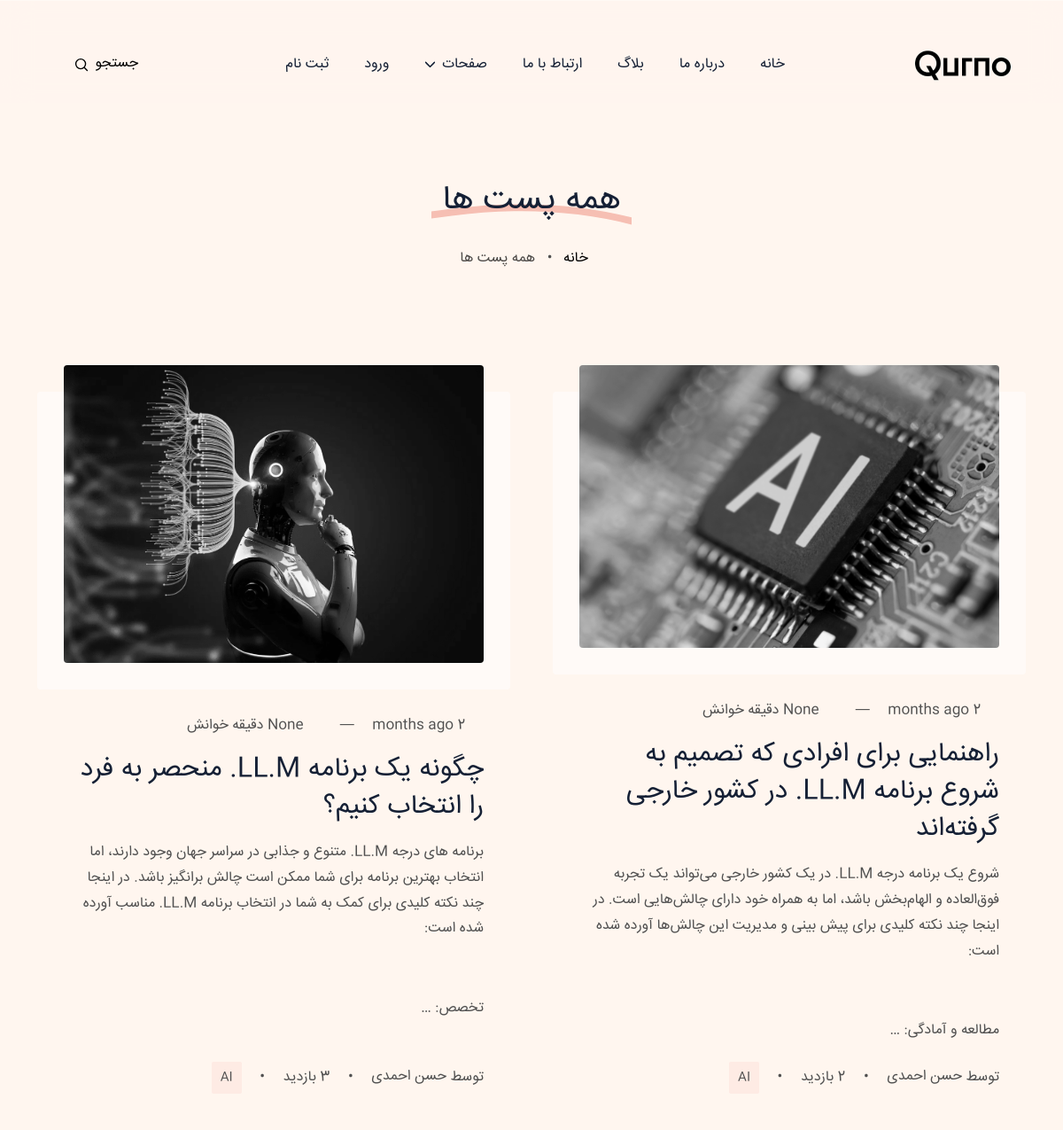
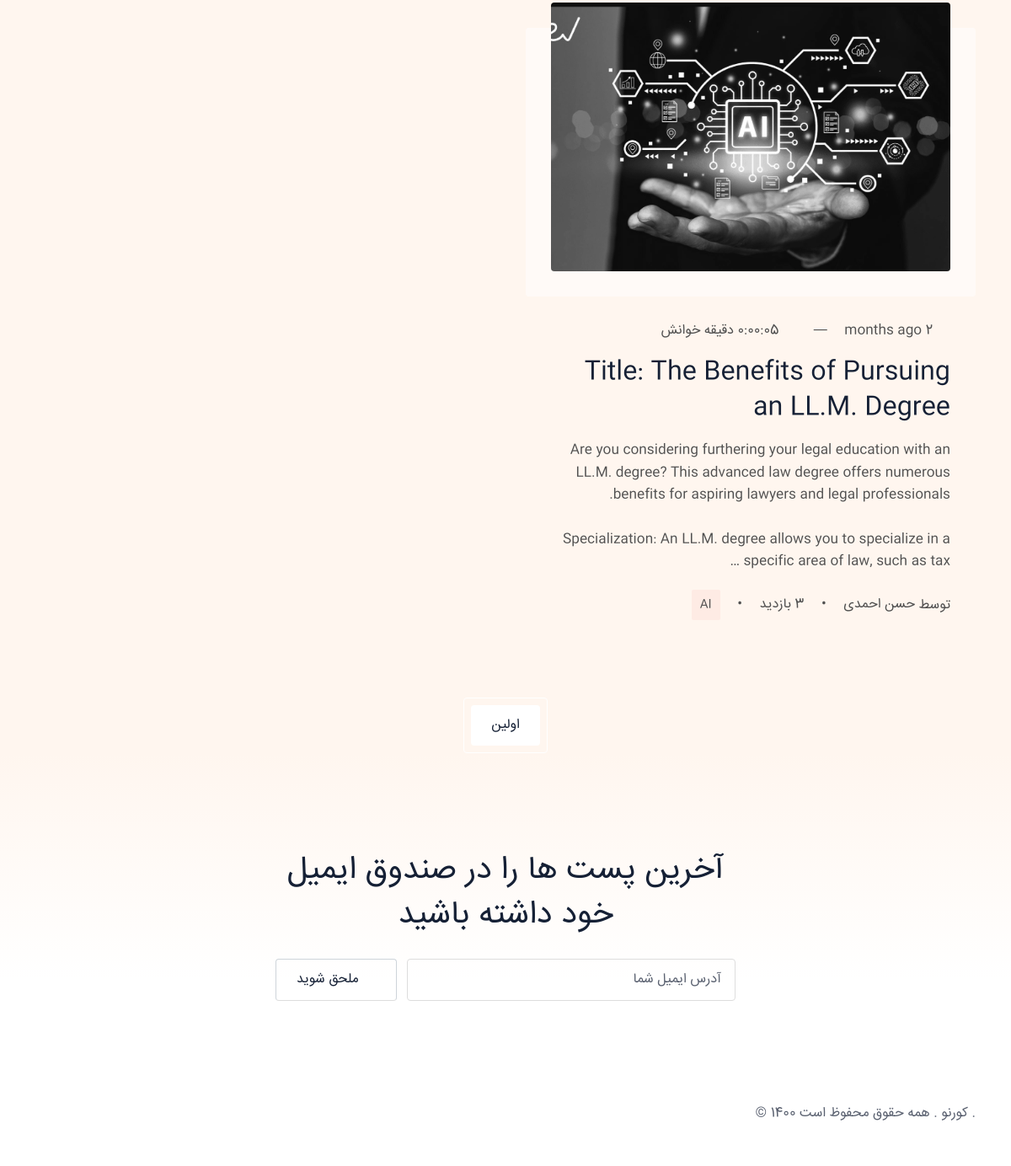
The app's page /blog/search/ with its own data (2 pictures, top to bottom).
### blog/models.py (models this page shows, shortened)
class Post(models.Model):
    image = models.ImageField(upload_to="blog/", default="blog/default.jpg")
    title = models.CharField(max_length=255)
    content = models.TextField()
    tags = TaggableManager()
    category = models.ManyToManyField(Category)
    author = models.ForeignKey(User, on_delete=models.SET_NULL, null=True)
    counted_view = models.IntegerField(default=0)
    login_required = models.BooleanField(default=False)
    is_published = models.BooleanField(default=False)
    created_at = models.DateTimeField(auto_now_add=True)
    updated_at = models.DateTimeField(auto_now=True)
    published_date = models.DateTimeField(null=True, blank=True)
    read_duration_minutes = models.DurationField(null=True, blank=True)
    class Meta:
        ordering = ["-created_at"]

class Category(models.Model):
    name = models.CharField(max_length=255)
    def __str__(self):
        return str(self.name)

### blog/views.py (the view)
# urls.py: path("search/", blog_search, name="search"),
def blog_search(request):
    posts = Post.objects.filter(is_published=True, published_date__lte=timezone.now())
    if request.method == "GET":
        if s := request.GET.get("s"):
            posts = posts.filter(content__contains=s)
    context = {"posts": posts}
    return render(request, "blog/blogs.html", context)

### blog/templatetags/blog_tags.py (called while the page is built)
@register.inclusion_tag("blog/parts/search-cat.html")
def search_by_categories():
    posts = Post.objects.filter(is_published=True)
    categories = Category.objects.all()
    counted_categories = []
    for cat in categories:
        count = posts.filter(category=cat).count()
        if count:
            counted_categories.append(cat)
    return {"categories": counted_categories}

### templates/blog/blogs.html (shortened to what this page needs)
{% extends 'base.html' %}
{% load humanize %}
{% load static %}
{% block navbar %}
  <section class="page-header section-sm">
    <div class="container">
      <div class="row">
        <div class="col-lg-12 text-center">
          <h1 class="section-title h2 mb-3"><span>همه پست ها</span></h1>
          <ul class="list-inline breadcrumb-menu mb-3">
            <li class="list-inline-item">
              <a href="{% url 'website:index' %}"><i class="ti ti-home"></i> <span>خانه</span></a>
            </li>
            <li class="list-inline-item">
              • &nbsp; <a href="{% url 'blog:index' %}"><span>همه پست ها</span></a>
            </li>
          </ul>
        </div>
      </div>
    </div>
  </section>
{% endblock %}
{% block content %}
  <div class="container">
    <div class="row gy-5 gx-4 g-xl-5">
      {% for post in posts %}
          <div class="col-lg-6">
            <article class="card post-card h-100 border-0 bg-transparent">
              <div class="card-body">
                <a class="d-block" href="{% url 'blog:single' pid=post.id %}" title={{ post.title }}>
                  <div class="post-image position-relative">
                    <img class="w-100 h-auto rounded" src={{ post.image.url }} alt={{ post.title }} width="970" height="auto">
                  </div>
                </a>
                <ul class="card-meta list-inline mb-3">
                  <li class="list-inline-item mt-2">
                    <i class="ti ti-calendar-event"></i>
                    <span>{{ post.published_date|naturaltime }}</span>
                  </li>
                  <li class="list-inline-item mt-2">—</li>
                  <li class="list-inline-item mt-2">
                    <i class="ti ti-clock"></i>
                    <span>{{ post.read_duration_minutes }} دقیقه خوانش</span>
                  </li>
                </ul>
                <a class="d-block" href="{% url 'blog:single' pid=post.id %}" title={{ post.title }}><h3 class="mb-3 post-title">{{ post.title }}</h3></a>
                <p>{{ post.content | safe | truncatewords:40 | linebreaks}}</p>
              </div>
              <div class="card-footer border-top-0 bg-transparent p-0">
                <ul class="card-meta list-inline">
                  <li class="list-inline-item mt-2">
                    <a href="{% url 'blog:author' author_username=post.author.username %}" class="card-meta-author">
                      توسط
                      <span>{{ post.author.get_full_name }}</span>
                    </a>
                  </li>
                  <li class="list-inline-item mt-2">•</li>
                  <li class="list-inline-item mt-2"> {{ post.counted_view }} بازدید</li>
                  <li class="list-inline-item mt-2">•</li>
                  <li class="list-inline-item mt-2">
                    <ul class="card-meta-tag list-inline">
                      {% for category in post.category.all %}
                        <li class="list-inline-item small"><a href="{% url 'blog:category' cat_name=category.name %}">{{ category.name }}</a></li>
                      {% endfor %}
                    </ul>
                  </li>
                </ul>
              </div>
            </article>
          </div>
      {% endfor %}
      <div class="col-12">
        <nav class="text-center mt-5">
          <ul class="pagination justify-content-center border border-white rounded d-inline-flex">
            {% if posts.number != 1 %}
            <li class="page-item"><a class="page-link rounded w-auto px-4" href="?page=1" aria-label="Pagination Arrow">اولین</a></li>
            {% endif%}
          </ul>
        </nav>
      </div>
    </div>
  </div>
{% endblock %}

### templates/base.html (shortened to what this page needs)
{% load static %}
{% load blog_tags %}
<!DOCTYPE html>
<html lang="en-US">
<head>
  <link rel="stylesheet" href="{% static 'plugins/bootstrap/bootstrap.min.css'%}">
  <link rel="stylesheet" href="{% static 'plugins/tabler-icons/tabler-icons.min.css'%}">
  <link rel="stylesheet" href="{% static 'assets/css/style.css'%}">
</head>
<body>
<div class="header-height-fix"></div>
<header class="header-nav">
  <div class="container">
    <div class="row">
      <div class="col-12">
        <nav class="navbar navbar-expand-lg navbar-light p-0">
          <a class="navbar-brand font-weight-bold mb-0" href="{% url 'website:index' %}" title="Qurno">
            <img class="img-fluid" width="110" height="35" src="{% static 'assets/images/logo.png' %}" alt="Qurno">
          </a>
          <div class="collapse navbar-collapse" id="navHeader">
            <ul class="navbar-nav mx-auto">
              <li class="nav-item @@home">
                <a class="nav-link" href="{% url 'website:index' %}">خانه</a>
              </li>
              <li class="nav-item @@about">
                <a class="nav-link" href="{% url 'website:about' %}">درباره ما</a>
              </li>
              <li class="nav-item @@archive">
                <a class="nav-link" href="{% url 'blog:index' %}">بلاگ</a>
              </li>
              <li class="nav-item @@contact">
                <a class="nav-link" href="{% url 'website:contact' %}">ارتباط با ما</a>
              </li>
              <li class="nav-item dropdown">
                <a class="nav-link dropdown-toggle" href="#" id="navbarDropdown" role="button" data-bs-toggle="dropdown" aria-expanded="false">صفحات</a>
              </li>
              {% if request.user.is_authenticated %}
              <li class="nav-item">
                <a class="nav-link" href="#"><b>{{request.user.username}}</b> خوش آمدید </a>
              </li>
              <li class="nav-item">
                <a class="nav-link" href="{% url 'accounts:logout' %}">خروج</a>
              </li>
              {% else %}
              <li class="nav-item">
                <a class="nav-link" href="{% url 'accounts:login' %}">ورود</a>
              </li>
              <li class="nav-item">
                <a class="nav-link" href="{% url 'accounts:signup' %}">ثبت نام</a>
              </li>
              {% endif %}
            </ul>
            <div class="navbar-right d-none d-lg-inline-block">
              <ul class="social-links list-unstyled list-inline">
                <li class="list-inline-item ms-4 d-none d-lg-inline-block">
                  <button class="search-toggle" data-toggle="search" aria-label="Search Toggle">
                    <span>جستجو</span>
                  </button>
                </li>
              </ul>
            </div>
          </div>
        </nav>
      </div>
    </div>
  </div>
</header>
{% block navbar %}
{% endblock navbar %}
{% block content %}
{% endblock content %}
<footer>
  <div class="container">
    <div class="section">
      <div class="row justify-content-center align-items-center">
        <div class="col-xl-6 col-lg-8 col-md-10">
          <div class="newsletter-block">
            <h2 class="section-title text-center mb-4">آخرین پست ها را در صندوق ایمیل خود داشته باشید</h2>
            <form action="{% url 'website:newsletter' %}" method="post" novalidate>
              <div class="input-group flex-column flex-sm-row flex-nowrap flex-sm-nowrap">
                <input type="email" name="email" class="form-control required email w-auto text-center text-sm-start" placeholder="آدرس ایمیل شما" aria-label="Subscription" required>
                <div class="input-group-append d-flex d-sm-inline-block mt-2 mt-sm-0 ms-0 w-auto">
                  <button type="submit" name="subscribe" id="mc-embedded-subscribe" class="input-group-text w-100 justify-content-center" aria-label="Subscription Button"><i class="ti ti-user-plus ms-2"></i>ملحق شوید</button>
                </div>
              </div>
            </form>
          </div>
        </div>
      </div>
    </div>
    <div class="pb-5">
      <div class="row g-2 g-lg-4 align-items-center">
        <div class="col-lg-6 text-center text-lg-end">
          <p class="mb-0 copyright-text content">&copy; 1400 کورنو . همه حقوق محفوظ است .</p>
        </div>
      </div>
    </div>
  </div>
</footer>
</body>
</html>

### records on screen
Post: image (picture), published_date "2 months ago", title "راهنمایی برای افرادی که تصمیم به شروع برنامه LL.M. در کشور خارجی گرفته‌اند", content "شروع یک برنامه درجه LL.M. در یک کشور خارجی می‌تواند یک تجربه فوق‌العاده و الهام‌بخش باشد، اما به همراه خود دارای چالش‌هایی است. در اینجا چند نکته کلیدی برای پیش بینی و مدیریت این چالش‌ها آورده شده است: مطالعه و آمادگی: …", author.get_full_name "حسن احمدی"
Category: name "AI"
Post: image (picture), published_date "2 months ago", title "چگونه یک برنامه LL.M. منحصر به فرد را انتخاب کنیم؟", content "برنامه های درجه LL.M. متنوع و جذابی در سراسر جهان وجود دارند، اما انتخاب بهترین برنامه برای شما ممکن است چالش برانگیز باشد. در اینجا چند نکته کلیدی برای کمک به شما در انتخاب برنامه LL.M. مناسب آورده شده است: تخصص: …", author.get_full_name "حسن احمدی", counted_view "3"
Post: image (picture), published_date "2 months ago", read_duration_minutes "0:00:05", title "Title: The Benefits of Pursuing an LL.M. Degree", content "Are you considering furthering your legal education with an LL.M. degree? This advanced law degree offers numerous benefits for aspiring lawyers and legal professionals. Specialization: An LL.M. degree allows you to specialize in a specific area of law, such as tax …", author.get_full_name "حسن احمدی", counted_view "3"
